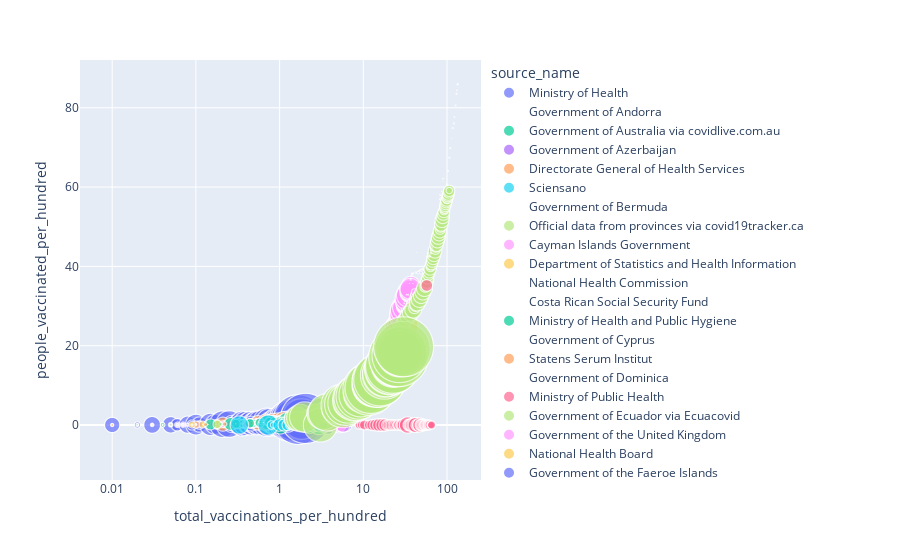

Notebook code cell kept with this figure:
### Code cell
fig = px.scatter(df, x="total_vaccinations_per_hundred", y="people_vaccinated_per_hundred",
	         size="daily_vaccinations_raw", color="source_name",
                 hover_name="source_website", log_x=True, size_max=60)

fig.show()
